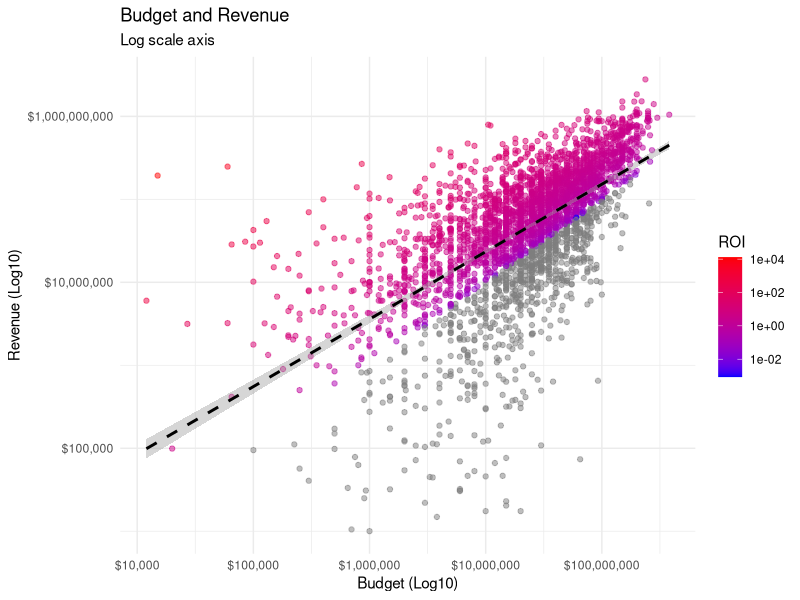
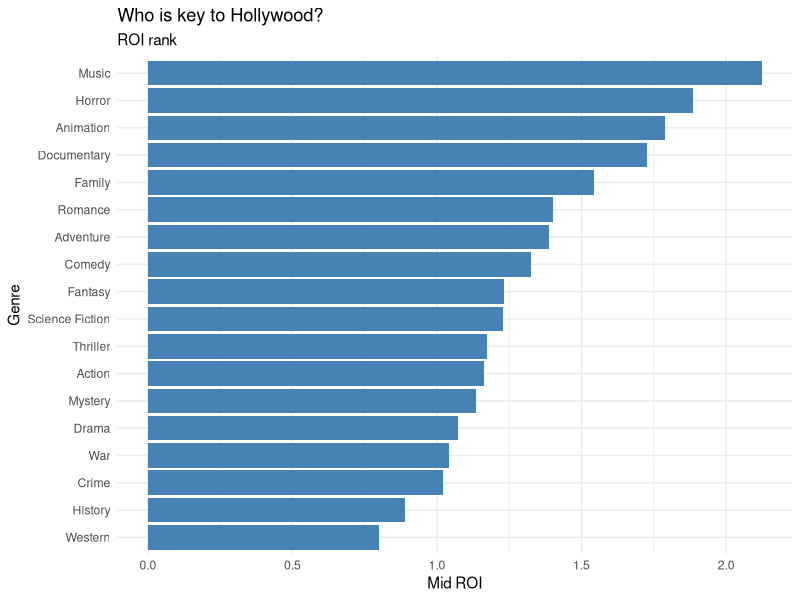

Write R code to recreate these figures, in order.
library(ggplot2)
library(scales) # 用于处理坐标轴标签
library(tidyr)
library(dplyr)

if (!dir.exists("projects/TMDB/result")) dir.create("projects/TMDB/result")

pdf("projects/TMDB/result/movie_finance.pdf")

# 0. 读取数据
df_final <- read.csv("data/TMDB/cleaned/tmdb_cleaned.csv")

# 1. 预算 vs 票房 散点图
ggplot(df_final, aes(x = budget, y = revenue)) +
    geom_point(aes(color = roi), alpha = 0.5) +
    # 使用对数坐标轴, 这是处理金融数据的常用技巧
    scale_x_log10(labels = label_dollar()) +
    scale_y_log10(labels = label_dollar()) +
    # 添加趋势线
    geom_smooth(method = "lm", color = "black", linetype = "dashed") +
    scale_color_gradient(low = "blue", high = "red", trans = "log10") +
    labs(
        title = "Budget and Revenue",
        subtitle = "Log scale axis",
        x = "Budget (Log10)", y = "Revenue (Log10)", color = "ROI"
    ) +
    theme_minimal()

# 2. 流派财富榜
## 2.1 拆解数据
df_genre <- df_final |>
    # 将一行拆开成多行
    separate_rows(genres_clean, sep = ", ") |>
    # 重命名类型列名
    rename(genre = genres_clean) |>
    # 去除空值
    filter(genre != "")

## 2.2 数据聚合
genre_group <- df_genre |>
    # 按类别聚合
    group_by(genre) |>
    summarise(
        avg_roi = mean(roi),
        median_roi = median(roi),
        count = n()
    ) |>
    filter(count > 10) # 过滤样本量太小的流派

## 2.3 数据可视化: 中位数 ROI 排行榜
ggplot(genre_group, aes(x = reorder(genre, median_roi), y = median_roi)) +
    geom_col(fill = "steelblue") +
    coord_flip() + # 横向条形图,方便阅读名称
    labs(
        title = "Who is key to Hollywood?",
        subtitle = "ROI rank",
        x = "Genre", y = "Mid ROI"
    ) +
    theme_minimal()
dev.off()
